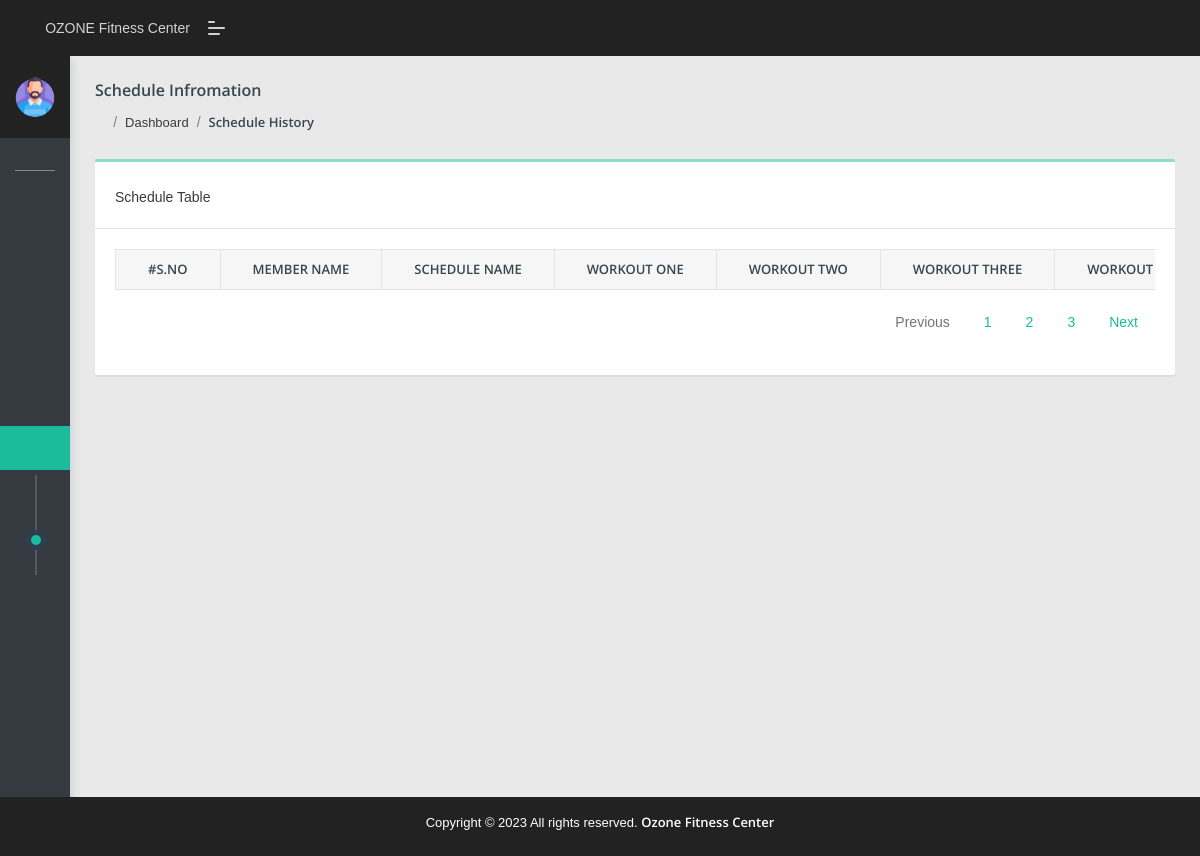
Page /manager/schedule_history.php (signed in) on the earlier database version.
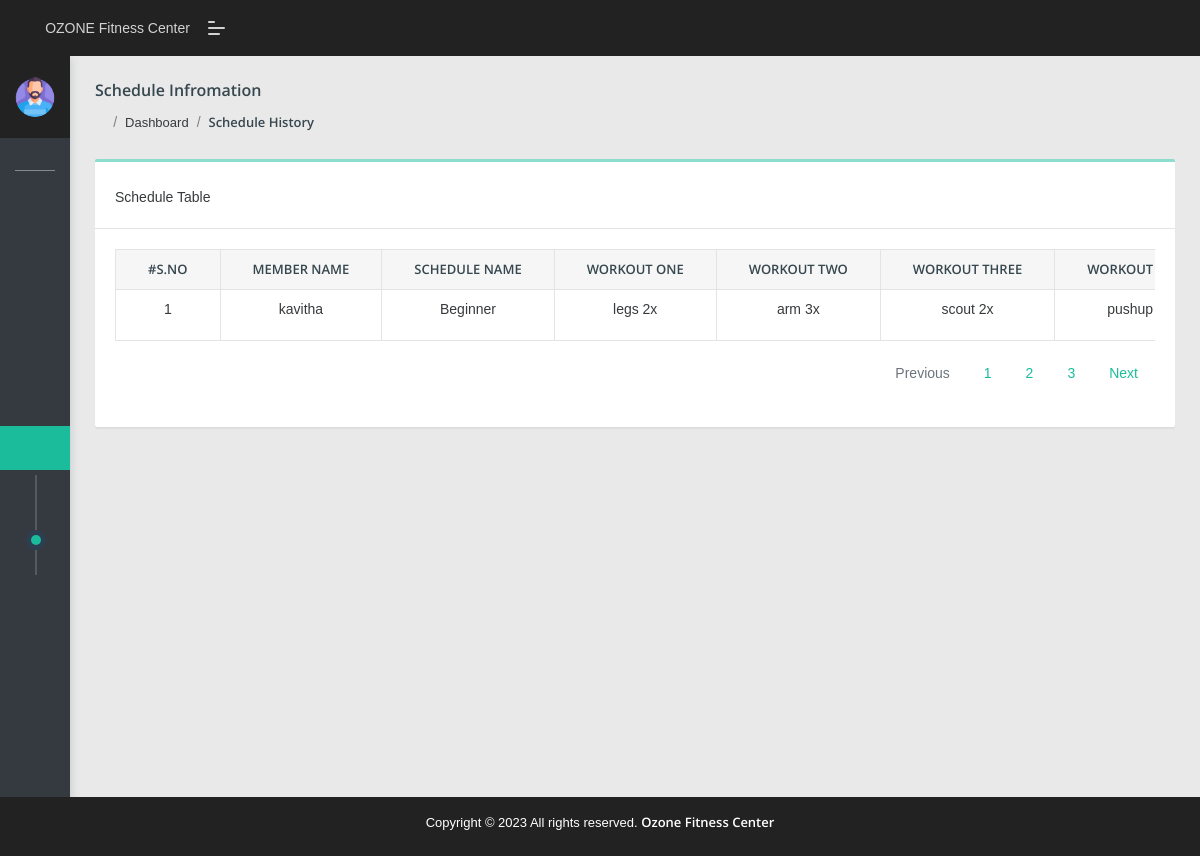
Same page on the later database version.
### tables this page shows
CREATE TABLE `schedule` (
  `schedule_id` int(11) NOT NULL,
  `s_name` varchar(50) NOT NULL,
  `workout1` varchar(20) NOT NULL,
  `workout2` varchar(20) NOT NULL,
  `workout3` varchar(20) NOT NULL,
  `workout4` varchar(20) NOT NULL,
  `workout5` varchar(20) NOT NULL,
  `workout6` varchar(20) NOT NULL,
  `workout7` varchar(20) NOT NULL,
  `workout8` varchar(20) NOT NULL,
  `date` date NOT NULL,
  `user_id` int(11) NOT NULL,
  `status` varchar(10) NOT NULL
);

CREATE TABLE `user` (
  `id` int(13) NOT NULL,
  `first_name` varchar(100) NOT NULL,
  `last_name` varchar(100) NOT NULL,
  `email` varchar(100) NOT NULL,
  `gender` varchar(20) NOT NULL,
  `address` varchar(100) NOT NULL,
  `tpnumber` varchar(20) NOT NULL,
  `body_type` varchar(50) NOT NULL,
  `age` int(11) NOT NULL,
  `height` double NOT NULL,
  `weight` double NOT NULL,
  `password` varchar(40) NOT NULL,
  `last_login` datetime NOT NULL,
  `is_deleted` tinyint(1) NOT NULL
);

### manager/schedule_history.php (the view, shortened to what this page needs)
<?php require_once('../inc/connection.php'); ?>
<?php
$sn = 1;
$user_list = '';
$query = "SELECT s.*, u.* FROM schedule s, user u WHERE s.user_id = u.id AND status ='active' ORDER BY schedule_id";
$users = mysqli_query($connection, $query);
while ($user = mysqli_fetch_assoc($users)) {
    $user_list .= "<tr>";
    $user_list .= "<td>{$sn}</td>";
    $user_list .= "<td>{$user['first_name']}</td>";
    $user_list .= "<td>{$user['s_name']}</td>";
    $user_list .= "<td>{$user['workout1']}</td>";
    $user_list .= "<td>{$user['workout2']}</td>";
    $user_list .= "<td>{$user['workout3']}</td>";
    $user_list .= "<td>{$user['workout4']}</td>";
    $user_list .= "<td>{$user['workout5']}</td>";
    $user_list .= "<td>{$user['workout6']}</td>";
    $user_list .= "<td>{$user['workout7']}</td>";
    $user_list .= "<td>{$user['workout8']}</td>";
    $user_list .= "<td>{$user['date']}</td>";
    $user_list .= "<td>{$user['status']}</td>";
    $user_list .= "<td><a href=\"modify_schedule.php?user_id={$user['id']}\" class=\"text-white\"><button class=\"btn btn-success btn-sm\"><span class=\"pcoded-micon\"><i class=\"feather icon-edit\"></i><span class=\"pcoded-mtext\">&nbspEdit</span></a></button>&nbsp&nbsp<a href=\"delete_schedule.php?user_id={$user['id']}\"
        onclick=\"return confirm('Are you sure?');\" class=\"text-white\"><button class=\"btn btn-danger btn-sm\"><span class=\"pcoded-micon\"><i class=\"feather icon-trash\"></i><span class=\"pcoded-mtext\">&nbspDelete</span></a></button></td>";
    $user_list .= "</tr>";
    $sn++;
}
?>
<?php include 'header.php'; ?>
<div class="pcoded-main-container">
    <div class="pcoded-content">
        <div class="page-header">
            <div class="page-block">
                <div class="row align-items-center">
                    <div class="col-md-12">
                        <div class="page-header-title">
                            <h5 class="m-b-10">Schedule Infromation</h5>
                        </div>
                        <ul class="breadcrumb">
                            <li class="breadcrumb-item"><a href="index.html"><i class="feather icon-home"></i></a></li>
                            <li class="breadcrumb-item"><a href="#!">Dashboard</a></li>
                            <li class="breadcrumb-item"><a href="#!">Schedule History</a></li>
                        </ul>
                    </div>
                </div>
            </div>
        </div>
        <div class="row">
            <div class="col-xl-12">
                <div class="card">
                    <div class="card-header">
                        <span class="d-block m-t-5">Schedule Table</span>
                    </div>
                    <div class="card-body table-border-style">
                        <div class="table-responsive">
                            <table class="table table-bordered table-sm text-center">
                                <thead>
                                    <tr>
                                        <th>#S.No</th>
                                        <th>Member Name</th>
                                        <th>Schedule Name</th>
                                        <th>Workout One</th>
                                        <th>Workout Two</th>
                                        <th>Workout Three</th>
                                        <th>Workout Four</th>
                                    </tr>
                                </thead>
                                <?php echo $user_list; ?>
                            </table>
                            <nav aria-label="Page navigation example">
                                <ul class="pagination justify-content-end">
                                    <li class="page-item disabled">
                                        <a class="page-link" href="#!" tabindex="-1">Previous</a>
                                    </li>
                                    <li class="page-item"><a class="page-link" href="#!">1</a></li>
                                    <li class="page-item"><a class="page-link" href="#!">2</a></li>
                                    <li class="page-item"><a class="page-link" href="#!">3</a></li>
                                    <li class="page-item">
                                        <a class="page-link" href="#!">Next</a>
                                    </li>
                                </ul>
                            </nav>
                        </div>
                    </div>
                </div>
            </div>
        </div>
    </div>
    <?php include 'footer.php'; ?>

Differences in the rows shown:
added schedule: user.first_name "kavitha", s_name "Beginner", workout1 "legs 2x", workout2 "arm 3x", workout3 "scout 2x", workout4 "pushup…"
